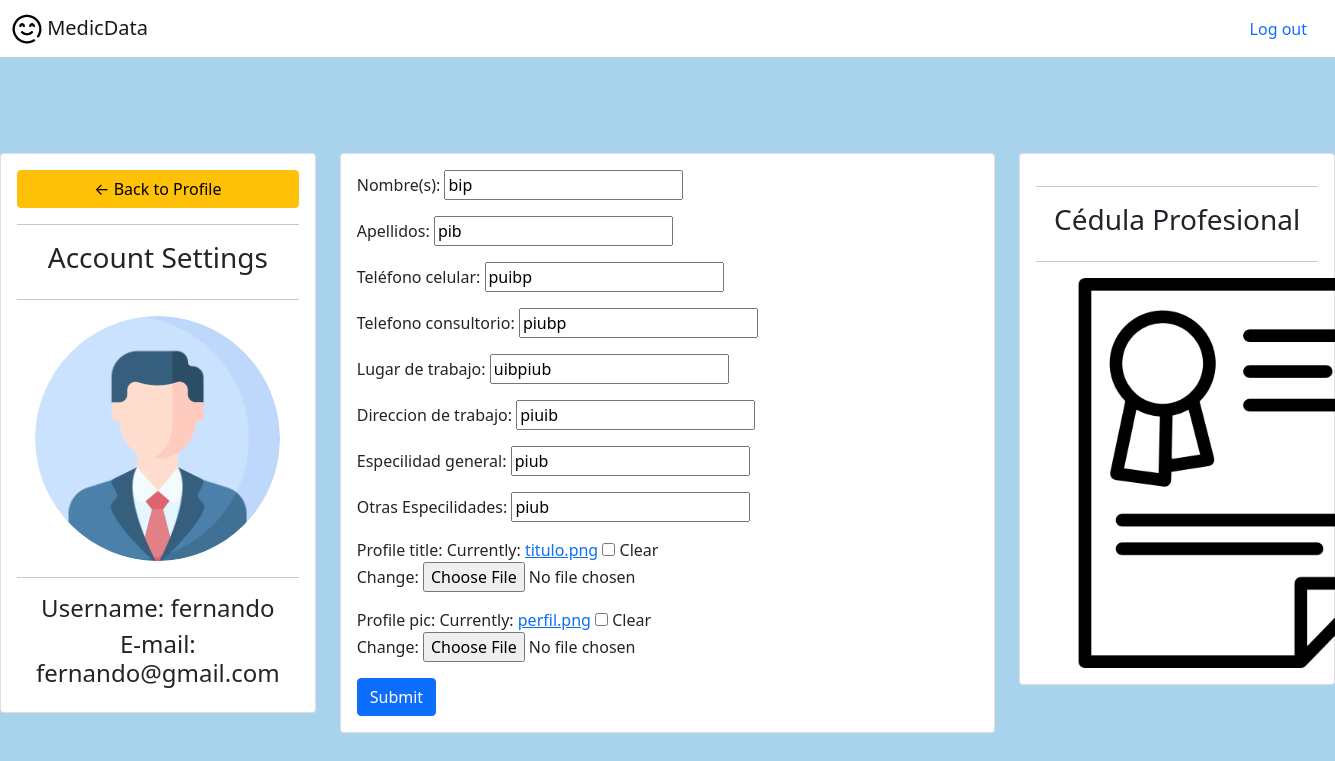
Screenshot of /profile/ (signed in) with the database file from the repository.
### account/models.py (models this page shows, shortened)
class User (AbstractUser):
    is_admin = models.BooleanField(default=False)
    is_patient = models.BooleanField(default=False)
    is_doctor = models.BooleanField(default=False)

class Profile(models.Model):
    user = models.OneToOneField(User, null=True, blank=True, on_delete=models.CASCADE)
    nombre = models.CharField(max_length=255, verbose_name='Nombre(s)')
    apellidos = models.CharField(max_length=255, verbose_name='Apellidos')
    telefonoc = models.CharField(max_length=255, verbose_name='Teléfono celular')
    telconsultorio = models.CharField(max_length=255, verbose_name='Telefono consultorio')
    lugart = models.CharField(max_length=255, verbose_name='Lugar de trabajo')
    direcciont = models.CharField(max_length=255, verbose_name='Direccion de trabajo')
    especialidad = models.CharField(max_length=255, verbose_name='Especilidad general')
    otras = models.CharField(max_length=255, verbose_name='Otras Especilidades')
    profile_title = models.ImageField(default="titulo.png", null=True, blank=True)
    profile_pic = models.ImageField(default="perfil.png", null=True, blank=True)

### account/views.py (the view)
# urls.py: path('profile/', views.accountSettingsMedic, name="profile"),
def accountSettingsMedic(request):
    try:
        profile = request.user.profile
    except Profile.DoesNotExist:
        profile = Profile(user=request.user)
    form = ProfileForm(instance=profile)
    if request.method == 'POST':
        form = ProfileForm(request.POST, request.FILES, instance=profile)
        if form.is_valid():
            form.save()
    return render(request, 'account/account_settings.html', {'form': form})

### account/forms.py
class ProfileForm(ModelForm):
	class Meta:
		model = Profile
		fields = '__all__'
		exclude = ['user']

### account/templates/account/account_settings.html (shortened to what this page needs)
{% load static %}
<!DOCTYPE html>
<html lang="en">
<head>
    <link href="https://cdn.jsdelivr.net/npm/bootstrap@5.0.0-alpha1/dist/css/bootstrap.min.css" rel="stylesheet">
    <link href="https://cdn.jsdelivr.net/npm/bootstrap@5.0.0-alpha1/dist/js/bootstrap.bundle.min.js" rel="stylesheet">
    <link href="https://cdnjs.cloudflare.com/ajax/libs/jquery/3.2.1/jquery.min.js" rel="stylesheet">
	{% load static %}
    {% block content %}
</head>
<header>
    <nav class="navbar navbar-light" style="background-color: #ffffff;">
        <div class="container-fluid">
            <a class="navbar-brand" href="#">
              <img src="{% static 'Carita.png' %}" alt="" width="30" height="30" class="d-inline-block align-text-top">
              MedicData
            </a>
            <ul class="nav justify-content-end">
                <li class="nav-item">
                  <a class="nav-link" href="/logout/" tabindex="-1" aria-disabled="true">Log out</a>
                </li>
              </ul>
          </div>
      </nav>
  </header>
<body>
    <br><br><br><br>
    <div class="row">
        <div class="col-md-3">
            <div class="card card-body">
                <a class="btn btn-warning" href="{% url 'doctor' %}"> &#8592; Back to Profile</a>
                <hr>
                <h3 style="text-align: center">Account Settings</h3>
                <hr>
                <img class="profile-pic" src="{{request.user.profile.profile_pic.url}}" >
                <hr>
                <h4 style="text-align: center">Username: {{request.user}}</h4>
                <h4 style="text-align: center">E-mail: {{request.user.email}}</h4>
            </div>
        </div>
        <div class="col-md-6">
            <div class="card card-body">
                <form method="POST" action="" enctype="multipart/form-data">
                    {{form.as_p}}
                <input class="btn btn-primary" type="submit" name="Update Information">
                </form>
            </div>
        </div>
        <div class="col-md-3">
            <div class="card card-body">
                <hr>
                <h3 style="text-align: center">Cédula Profesional</h3>
                <hr>
                <img class="profile-title" src="{{request.user.profile.profile_title.url}}" >
            </div>
        </div>
    </div>
    {% endblock %}
</body>
</html>

### account/templates/account/account_settings.html (style rules this page uses)
.profile-pic { max-width: 245px; max-height:245px; margin: 0 auto; border-radius: 50%; }
.profile-title { max-width: 390px; max-height:390px; margin: 0 auto; }
body { background: rgb(169, 211, 237) }

### rows the page displays
User: user.profile.profile_pic (picture), user "fernando", user.email "fernando@gmail.com", user.profile.profile_title (picture)
Profile: nombre "bip", apellidos "pib", telefonoc "puibp", telconsultorio "piubp", lugart "uibpiub", direcciont "piuib", especialidad "piub", otras "piub"
